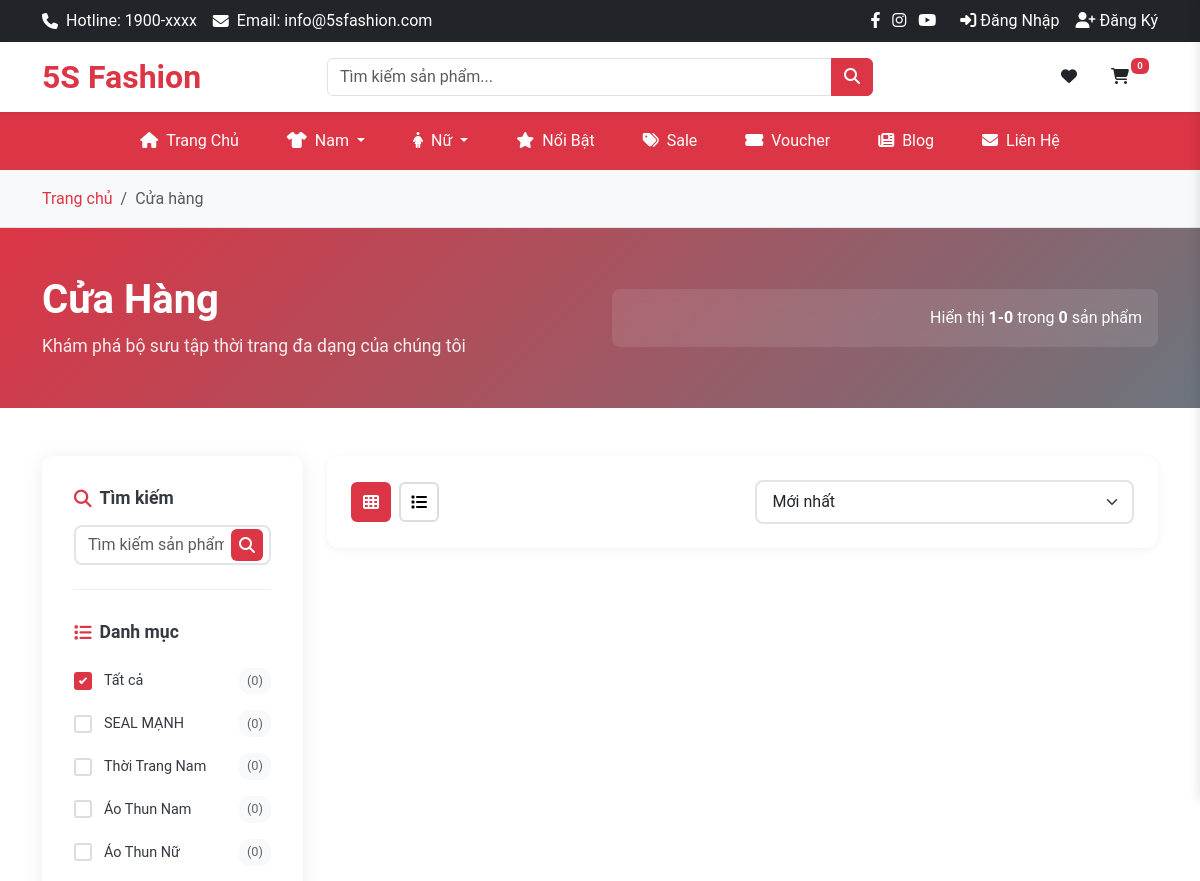
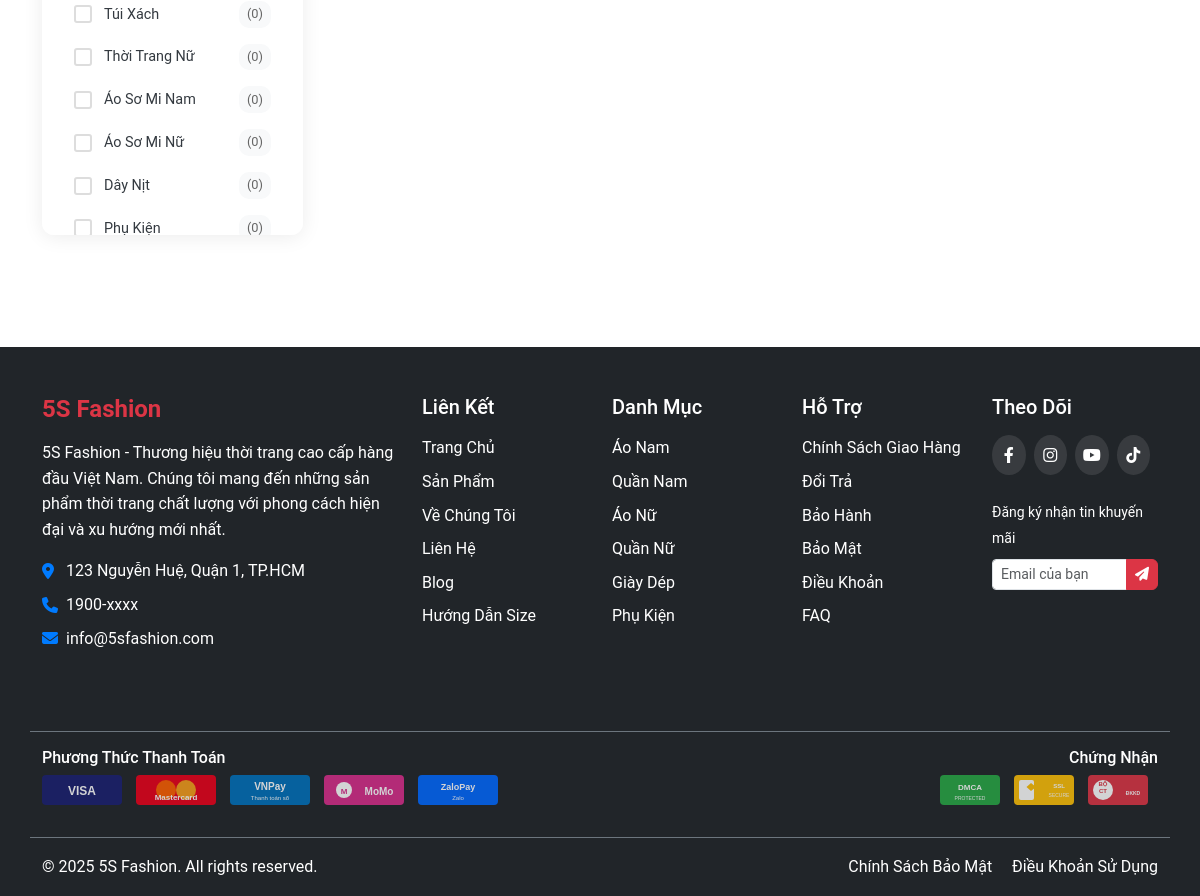
/shop?category=ao-nam, run on the app's committed database (2 pictures, top to bottom).
### tables this page shows
CREATE TABLE IF NOT EXISTS `categories` (
  `id` int NOT NULL AUTO_INCREMENT,
  `name` varchar(100) NOT NULL,
  `slug` varchar(100) NOT NULL,
  `description` text,
  `image` varchar(255) DEFAULT NULL,
  `parent_id` int DEFAULT NULL,
  `sort_order` int DEFAULT '0',
  `status` enum('active','inactive') DEFAULT 'active',
  `meta_title` varchar(255) DEFAULT NULL,
  `meta_description` text,
  `created_at` timestamp NOT NULL DEFAULT CURRENT_TIMESTAMP,
  `updated_at` timestamp NOT NULL DEFAULT CURRENT_TIMESTAMP ON UPDATE CURRENT_TIMESTAMP,
  PRIMARY KEY (`id`),
  UNIQUE KEY `categories_slug_unique` (`slug`),
  KEY `categories_parent_id_foreign` (`parent_id`),
  KEY `categories_status_index` (`status`),
  KEY `categories_sort_order_index` (`sort_order`)
);

### app/views/client/shop/index.php (the view, shortened to what the rows shown need)
    <nav aria-label="breadcrumb" class="breadcrumb-section">
        <div class="container">
            <ol class="breadcrumb">
                <li class="breadcrumb-item"><a href="/">Trang chủ</a></li>
                <li class="breadcrumb-item active" aria-current="page">Cửa hàng</li>
            </ol>
        </div>
    </nav>
    <section class="shop-header">
        <div class="container">
            <div class="row align-items-center">
                <div class="col-md-6">
                    <h1 class="shop-title">Cửa Hàng</h1>
                    <p class="shop-subtitle">Khám phá bộ sưu tập thời trang đa dạng của chúng tôi</p>
                </div>
                <div class="col-md-6 text-md-end">
                    <div class="shop-stats">
                        <span class="result-count">Hiển thị <strong id="showing-count">1-12</strong> trong <strong id="total-count"><?= $totalProducts ?></strong> sản phẩm</span>
                    </div>
                </div>
            </div>
        </div>
    </section>
    <section class="shop-section py-5">
        <div class="container">
            <div class="row">
                <div class="col-lg-3">
                    <div class="shop-sidebar">
                        <div class="filter-group">
                            <h5 class="filter-title">
                                <i class="fas fa-search me-2"></i>Tìm kiếm
                            </h5>
                            <div class="filter-content">
                                <div class="search-box">
                                    <input type="text" class="form-control" id="product-search" placeholder="Tìm kiếm sản phẩm...">
                                    <button class="search-btn" type="button">
                                        <i class="fas fa-search"></i>
                                    </button>
                                </div>
                            </div>
                        </div>
                        <div class="filter-group">
                            <h5 class="filter-title">
                                <i class="fas fa-list me-2"></i>Danh mục
                            </h5>
                            <div class="filter-content">
                                <div class="category-list">
                                    <label class="filter-checkbox">
                                        <span class="checkmark"></span>
                                        <span class="filter-label">Tất cả</span>
                                        <span class="filter-count">(<?= $totalProducts ?>)</span>
                                    </label>
                                    <?php foreach ($categories as $category): ?>
                                    <label class="filter-checkbox">
                                        <span class="checkmark"></span>
                                        <span class="filter-label"><?= htmlspecialchars($category['name']) ?></span>
                                        <span class="filter-count">(<?= $category['product_count'] ?? 0 ?>)</span>
                                    </label>
                                    <?php endforeach; ?>
                                </div>
                            </div>
                        </div>
                    </div>
                </div>
                <div class="col-lg-9">
                    <div class="shop-toolbar">
                        <div class="row align-items-center">
                            <div class="col-md-6">
                                <div class="view-options">
                                    <button class="view-btn active" data-view="grid" title="Dạng lưới">
                                        <i class="fas fa-th"></i>
                                    </button>
                                    <button class="view-btn" data-view="list" title="Dạng danh sách">
                                        <i class="fas fa-list"></i>
                                    </button>
                                </div>
                            </div>
                            <div class="col-md-6 text-md-end">
                                <div class="sort-options">
                                    <select class="form-select" id="sort-select">
                                        <option value="newest">Mới nhất</option>
                                    </select>
                                </div>
                            </div>
                        </div>
                    </div>
                    <div class="products-container" id="products-grid">
                    </div>
                </div>
            </div>
        </div>
    </section>
<?php
include VIEW_PATH . '/client/layouts/app.php';
?>

### app/core/App.php (shortened to what the rows shown need)
<?php
class App
{
    protected $method = 'index';
    protected $params = [];
    public function __construct()
    {
        $url = $this->parseUrl();
        if (isset($url[0]) && $url[0] === 'admin') {
            array_shift($url);
            $this->routeAdmin($url);
        } else {
            $this->routeClient($url);
        }
    }    private function routeAdmin($url)
    {
        $this->controller = 'DashboardController';
        if (isset($url[0], $url[1], $url[2], $url[3])) {
            if ($url[0] === 'products' && $url[2] === 'variants') {
                $this->controller = 'ProductVariantsController';
                $productId = $url[1];
                $action = $url[3];
                if (isset($url[4])) {
                    $variantId = $url[3];
                    $action = $url[4];
                    if ($action === 'data') {
                        $controllerFile = APP_PATH . '/controllers/admin/' . $this->controller . '.php';
                        if (file_exists($controllerFile)) {
                            require_once $controllerFile;
                            $this->controller = new $this->controller;
                            $this->method = 'getVariantData';
                            $this->params = [$variantId];
                            call_user_func_array([$this->controller, $this->method], $this->params);
                            return;
                        }
                    } elseif ($action === 'update') {
                        $controllerFile = APP_PATH . '/controllers/admin/' . $this->controller . '.php';
                        if (file_exists($controllerFile)) {
                            require_once $controllerFile;
                            $this->controller = new $this->controller;
                            $this->method = 'update';
                            $this->params = [$productId, $variantId];
                            call_user_func_array([$this->controller, $this->method], $this->params);
                            return;
                        }
                    } elseif ($action === 'delete') {
                        $controllerFile = APP_PATH . '/controllers/admin/' . $this->controller . '.php';
                        if (file_exists($controllerFile)) {
                            require_once $controllerFile;
                            $this->controller = new $this->controller;
                            $this->method = 'delete';
                            $this->params = [$productId, $variantId];
                            call_user_func_array([$this->controller, $this->method], $this->params);
                            return;
                        }
                    }
                }                $controllerFile = APP_PATH . '/controllers/admin/' . $this->controller . '.php';
                if (file_exists($controllerFile)) {
                    require_once $controllerFile;
                    $this->controller = new $this->controller;
                    switch ($action) {
                        case 'generate':
                            $this->method = 'generateVariants';
                            $this->params = [$productId];
                            break;
                        case 'create':
                            $this->method = 'create';
                            $this->params = [$productId];
                            break;
                        default:
                            $this->method = 'index';
                            $this->params = [$productId];
                            break;
                    }
                    call_user_func_array([$this->controller, $this->method], $this->params);
                    return;
                }
            }
        }
        if (isset($url[0])) {
            $controllerName = ucfirst($url[0]) . 'Controller';
            $controllerFile = APP_PATH . '/controllers/admin/' . $controllerName . '.php';
            if (file_exists($controllerFile)) {
                $this->controller = $controllerName;
                unset($url[0]);
            }
        }
        $controllerFile = APP_PATH . '/controllers/admin/' . $this->controller . '.php';
        if (file_exists($controllerFile)) {
            require_once $controllerFile;
            $this->controller = new $this->controller;
        } else {
            require_once APP_PATH . '/controllers/admin/DashboardController.php';
            $this->controller = new DashboardController();
        }
        if (isset($url[1])) {
            if (method_exists($this->controller, $url[1])) {
                $this->method = $url[1];
                unset($url[1]);
            }
        }
        $this->params = $url ? array_values($url) : [];
        call_user_func_array([$this->controller, $this->method], $this->params);
    }
    private function routeClient($url)
    {
        $routes = include APP_PATH . '/routes/client_routes.php';
        $fullPath = implode('/', $url);
        foreach ($routes as $route => $handler) {
            if ($route === $fullPath || ($route === '' && empty($fullPath))) {
                $this->handleRoute($handler);
                return;
            }
        }
    }
    private function handleRoute($handler)
    {
        if (is_string($handler)) {
            list($controllerName, $method) = explode('@', $handler);
            $controllerFile = APP_PATH . '/controllers/' . $controllerName . '.php';
            if (file_exists($controllerFile)) {
                $this->controller = new $controllerName;
                $this->method = $method;
                call_user_func_array([$this->controller, $this->method], $this->params);
            } else {
                $this->show404();
            }
        }
    }
    public function parseUrl()
    {
        if (isset($_GET['url'])) {
            return explode('/', filter_var(rtrim($_GET['url'], '/'), FILTER_SANITIZE_URL));
        }
        return [];
    }
}

### data on the page
categories: name "SEAL MẠNH", product_count "0"
categories: name "Thời Trang Nam", product_count "0"
categories: name "Áo Thun Nam", product_count "0"
categories: name "Áo Thun Nữ", product_count "0"
categories: name "Túi Xách", product_count "0"
categories: name "Thời Trang Nữ", product_count "0"
categories: name "Áo Sơ Mi Nam", product_count "0"
categories: name "Áo Sơ Mi Nữ", product_count "0"
categories: name "Dây Nịt", product_count "0"
categories: name "Phụ Kiện", product_count "0"

### other printed values
getCartCount() "0"
$totalProducts "0"
